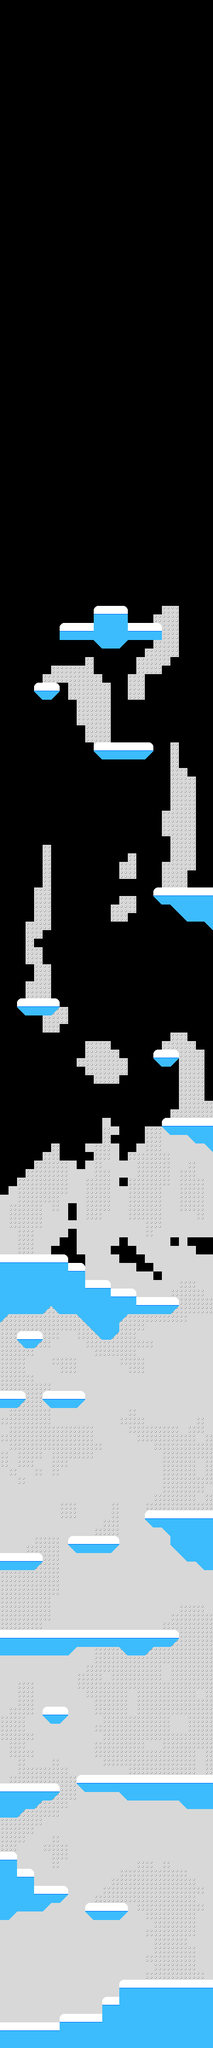

Below is a game level as drawn by its tile map, then a one-line description and the .tmx that defines it (tile-layer data replaced by summaries):
An orthogonal 25x240 tile map with 16x16 px tiles, 3 tile layers (background, climb_zones, foreground) and 4 objects (player).

<map version="1.0" orientation="orthogonal" renderorder="right-down" width="25" height="240" tilewidth="16" tileheight="16" nextobjectid="278">
 <properties>
  <property name="tileset" value="protoclimber" />
 </properties>
 <tileset firstgid="1" name="protoclimber" tilewidth="16" tileheight="16">
  <image source="../images/tilesets/protoclimber.png" width="128" height="32" />
 </tileset>
 <layer name="background" width="25" height="240">
  <properties>
   <property name="nocollide" value="true" />
   <property name="tileset" value="protoclimber" />
  </properties>
  <data>[6000 cells, 3180 non-empty, 3 distinct tile ids]</data>
 </layer>
 <layer name="climb_zones" width="25" height="240">
  <properties>
   <property name="climbzone" value="true" />
   <property name="nocollide" value="true" />
   <property name="tileset" value="protoclimber" />
  </properties>
  <data>[6000 cells, 1110 non-empty, 1 distinct tile ids]</data>
 </layer>
 <layer name="foreground" width="25" height="240">
  <properties>
   <property name="tileset" value="protoclimber" />
  </properties>
  <data>[6000 cells, 624 non-empty, 6 distinct tile ids]</data>
 </layer>
 <objectgroup name="screen_grid" opacity="0.14">
  <object id="250" x="0" y="3120" width="400" height="240" />
  <object id="252" x="0" y="3360" width="400" height="240" />
  <object id="253" x="0" y="3600" width="400" height="240" />
 </objectgroup>
 <objectgroup name="objects">
  <object id="274" type="player" x="16" y="3768" width="16" height="24" />
 </objectgroup>
</map>